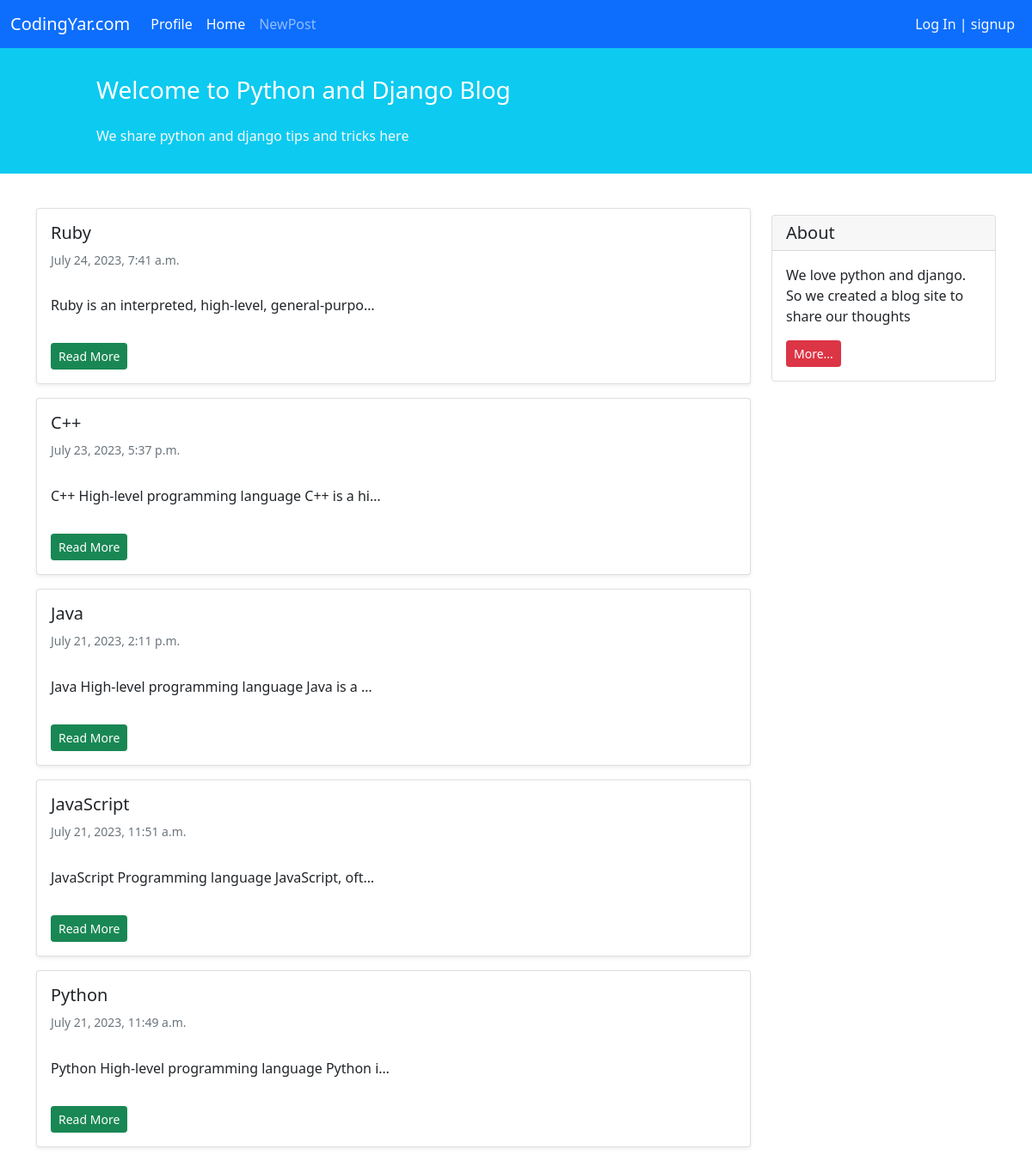
Page /blog/ on the earlier database version.
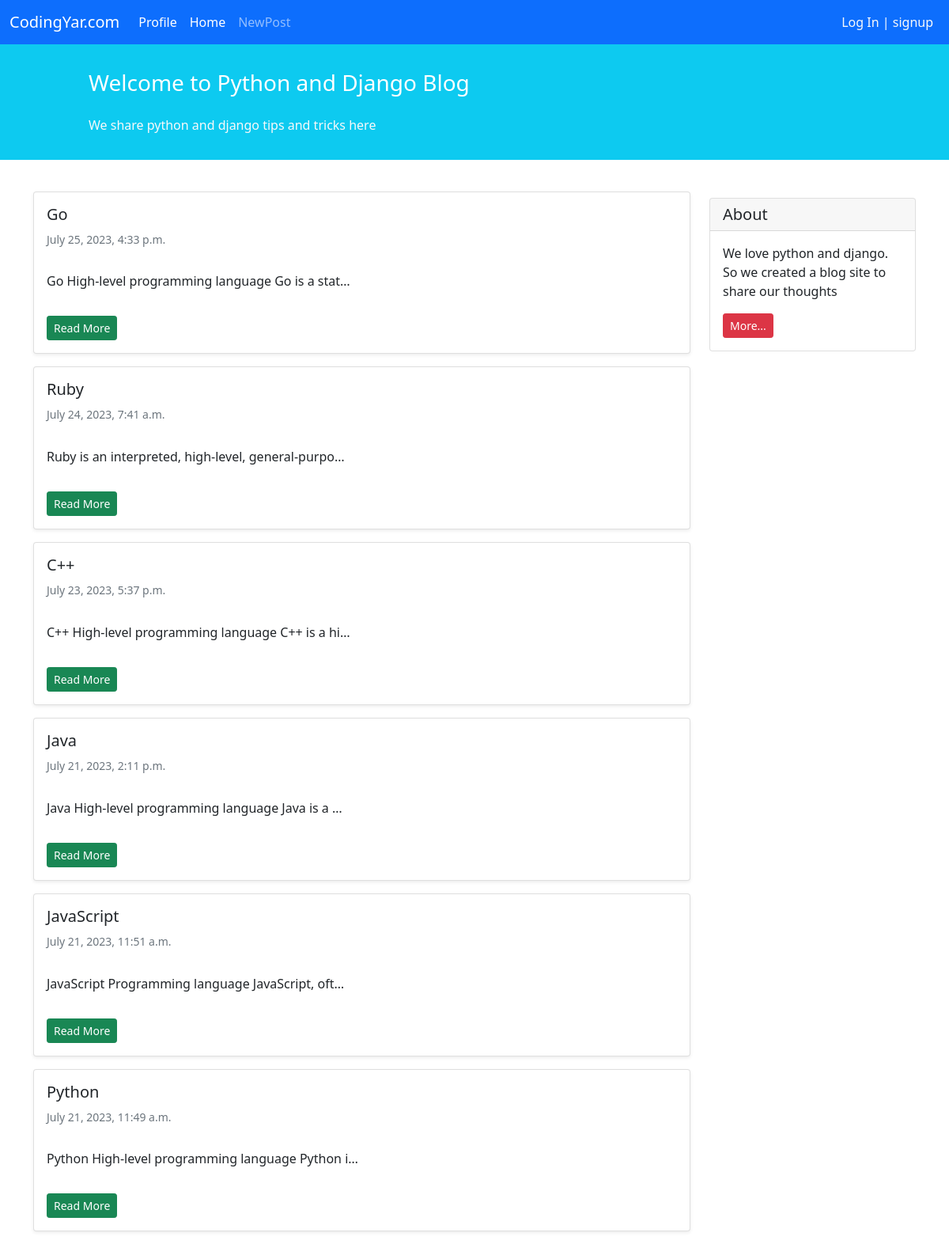
Same page on the later database version.
### blog/models.py (models this page shows)
class Post(models.Model):
    STATUS_CHOICES = (
        ('Pub', 'Published'),
        ('Drf', 'Draft'),
    )
    title = models.CharField(max_length=100)
    text = models.TextField()
    author = models.ForeignKey("auth.User", on_delete=models.CASCADE)
    datetime_creation = models.DateTimeField(auto_now_add=True)
    datetime_modified = models.DateTimeField(auto_now=True)
    status = models.CharField(max_length=3, choices=STATUS_CHOICES)
    def get_absolute_url(self):
        return reverse("post_detail", kwargs={"pk": self.pk})

### blog/views.py (the view)
# urls.py: path('', views.PostListView.as_view(), name='posts_list'),
class PostListView(generic.ListView):
    template_name = "blog/posts_list.html"
    context_object_name = "posts"
    def get_queryset(self):
        return Post.objects.filter(status="Pub").order_by("-datetime_modified")

### blog/templates/blog/posts_list.html (shortened to what this page needs)
{% extends '_base.html' %}
{% block content %}
<div class="container mt-4">
  <div class="row">
    <div class="col-9">
      {% for post in posts %}
      <div class="card shadow-sm my-3">
        <div class="card-body">
          <h5 class="card-title">{{post.title}}</h5>
          <h6 class="card-subtitle mb-2 text-muted small py-2">{{post.datetime_modified}}</h6>
          <p class="card-text py-3">
            {{post.text|truncatechars:50}}
          </p>
          <a href ="{{post.get_absolute_url}}" class="btn btn-sm btn-success">Read More</a>
        </div>
      </div>
      {% endfor %}
    </div>
    <div class="col-3">
      <div class="card my-4">
        <h5 class="card-header">About</h5>
        <div class="card-body">
          <p class="card-text">
            We love python and django. So we created a blog site to share our
            thoughts
          </p>
          <a href="#" class="btn btn-sm btn-danger"> More... </a>
        </div>
      </div>
    </div>
  </div>
</div>
{% endblock content %}

### templates/_base.html (shortened to what this page needs)
<!DOCTYPE html>
<html lang="en">
  <head>
    <link
      href="https://cdn.jsdelivr.net/npm/bootstrap@5.1.3/dist/css/bootstrap.min.css"
      rel="stylesheet"
    />
  </head>
  <body>
    <nav class="navbar navbar-expand-lg navbar-dark bg-primary">
      <div class="container-fluid">
        <a class="navbar-brand" href="#">CodingYar.com</a>
        <div class="collapse navbar-collapse" id="navbarNavAltMarkup">
          <div class="navbar-nav">
            <a
              class="nav-link active"
              aria-current="page"
              href="{% url 'profile' %}"
              >Profile</a
            >
            <a
              class="nav-link active"
              aria-current="page"
              href="{% url 'posts_list' %}"
              >Home</a
            >
            <a class="nav-link" href="{% url 'post_create' %}">NewPost</a>
          </div>
        </div>
        <div class="mx-2 text-white">
          {% if user.is_authenticated %} Welcome {{user.username}} |
          <a
            class="text-light"
            style="text-decoration: none"
            href="{% url 'logout' %}"
            >Log Out</a
          >
          {% else %}
          <a
            class="text-light"
            style="text-decoration: none"
            href="{% url 'login' %}"
            >Log In</a
          >
          |
          <a
            class="text-light"
            style="text-decoration: none"
            href="{% url 'signup' %}"
            >signup</a
          >
          {% endif %}
        </div>
      </div>
    </nav>
    <div class="container-fluid bg-info">
      <div class="row py-3">
        <div class="col-md-8 col-md-10 mx-auto">
          <h3 class="my-4 mt-3 text-white">
            Welcome to Python and Django Blog
          </h3>
          <p class="text-light">
            We share python and django tips and tricks here
          </p>
        </div>
      </div>
    </div>
    {% block content %}{% endblock content %}
  </body>
</html>

Differences in the rows shown:
added Post: title "Go", datetime_modified "July 25, 2023, 4:33 p.m.", text "Go High-level programming language Go is a stat…"
